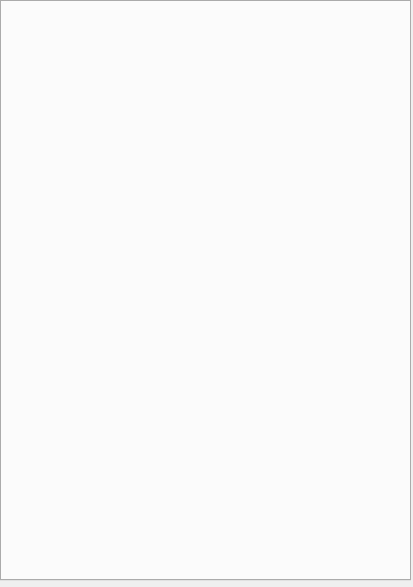
<?xml version="1.0" encoding="UTF-8"?>
<ui version="4.0">
 <class>MainWindow</class>
 <widget class="QMainWindow" name="MainWindow">
  <property name="geometry">
   <rect>
    <x>0</x>
    <y>0</y>
    <width>413</width>
    <height>587</height>
   </rect>
  </property>
  <property name="maximumSize">
   <size>
    <width>1000</width>
    <height>10000</height>
   </size>
  </property>
  <property name="font">
   <font>
    <family>宋体</family>
    <italic>false</italic>
    <bold>false</bold>
   </font>
  </property>
  <property name="windowTitle">
   <string>功能完善的计算器</string>
  </property>
  <property name="styleSheet">
   <string notr="true"/>
  </property>
  <widget class="QWidget" name="centralWidget">
   <property name="styleSheet">
    <string notr="true"/>
   </property>
   <widget class="QTabWidget" name="tabWidget">
    <property name="geometry">
     <rect>
      <x>0</x>
      <y>0</y>
      <width>411</width>
      <height>581</height>
     </rect>
    </property>
    <property name="styleSheet">
     <string notr="true">* {
 background-color: white; /* Selected text 
}
QTabWidget{
background-color: white; 
color:black;
}</string>
    </property>
   </widget>
  </widget>
 </widget>
 <layoutdefault spacing="6" margin="11"/>
 <resources/>
 <connections/>
</ui>
